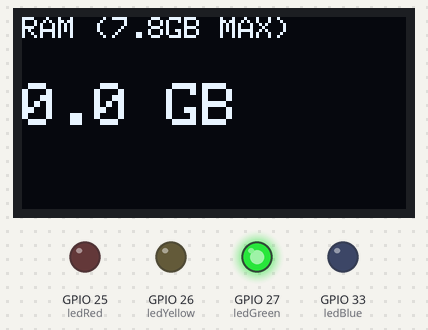
Bench run of a sketch on a simulated ESP32. On the bench: 128×64 one-colour display, output pins drawn as LEDs (lit = HIGH). WiFi joins after 1.5 s; servers stay silent unless stated; uploads are accepted with an empty reply.

Above: at 5.1 s.
At 15.1 s:
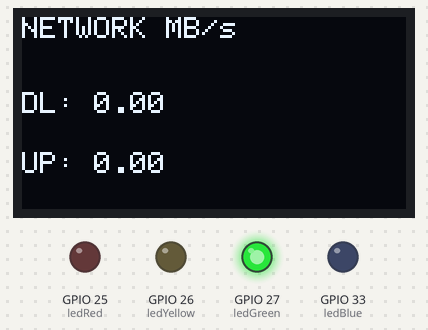
At 20.3 s:
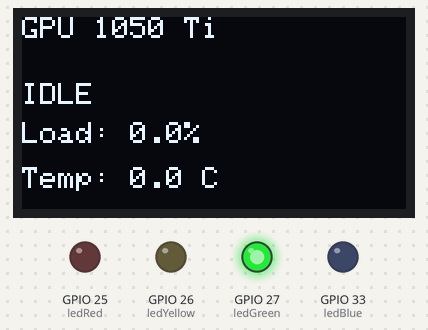
At 25.1 s:
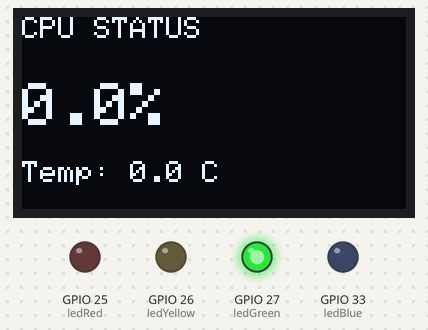
At 35.3 s:
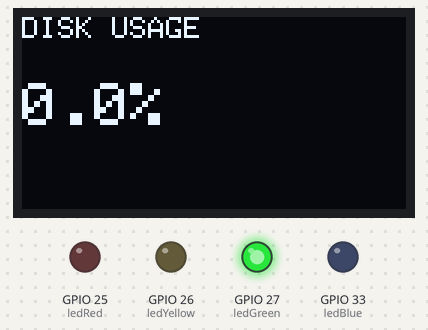

Measured:
- what the display in image 0 shows lasts 5.2 s, from 5.0 s to 10.2 s
- what the display in image 2 shows lasts 4.8 s, from 20.2 s to 25.0 s

The sketch:

esp32.ino
```cpp
#include <Wire.h>
#include <Adafruit_GFX.h>
#include <Adafruit_SSD1306.h>
#include <WiFi.h>
#include <HTTPClient.h>
#include <ArduinoJson.h>

#define SCREEN_WIDTH 128
#define SCREEN_HEIGHT 64
Adafruit_SSD1306 display(SCREEN_WIDTH, SCREEN_HEIGHT, &Wire, -1);

// --- CONFIGURATION ---
const char* ssid = "YOUR_WIFI_SSID";
const char* password = "YOUR_WIFI_PASSWORD";
const char* beszelIp = "YOUR_SERVER_IP";
const char* beszelEmail = "YOUR_API_EMAIL";
const char* beszelPassword = "YOUR_API_PASSWORD";
const char* systemName = "YOUR_SYSTEM_NAME";

// --- LED PINS ---
const int ledRed = 25;
const int ledYellow = 26;
const int ledGreen = 27;
const int ledBlue = 33;

// --- GLOBAL VARIABLES ---
String authToken = "";
unsigned long lastScreenChange = 0;
unsigned long lastDataUpdate = 0;
int currentScreen = 0;
float cpuUsage=0, cpuTemp=0, ramUsage=0, diskUsage=0, netDown=0, netUp=0, gpuUsage=0, gpuTemp=0;
bool gpuActive = false;
bool serverOnline = false;

// --- LED CONTROL ---
void updateLEDs() {
  if (WiFi.status() != WL_CONNECTED || !serverOnline) {
    digitalWrite(ledGreen, LOW);
    digitalWrite(ledYellow, LOW);
    digitalWrite(ledRed, HIGH);
    digitalWrite(ledBlue, LOW);
    return;
  }

  if (cpuUsage >= 85.0 || ramUsage >= 7.0) {
    digitalWrite(ledGreen, LOW);
    digitalWrite(ledYellow, LOW);
    digitalWrite(ledRed, HIGH);
  }
  else if (cpuUsage >= 50.0 || ramUsage >= 5.5) {
    digitalWrite(ledGreen, LOW);
    digitalWrite(ledYellow, HIGH);
    digitalWrite(ledRed, LOW);
  }
  else {
    digitalWrite(ledGreen, HIGH);
    digitalWrite(ledYellow, LOW);
    digitalWrite(ledRed, LOW);
  }

  if (gpuActive) {
    digitalWrite(ledBlue, HIGH);
  } else {
    digitalWrite(ledBlue, LOW);
  }
}

// --- DATA FETCHING ---
void fetchData() {
  // Free heap monitor to prevent fragmentation freeze
  if (ESP.getFreeHeap() < 20000) {
    Serial.println("Critical memory low! Triggering auto-restart...");
    delay(1000);
    ESP.restart();
  }

  if (WiFi.status() != WL_CONNECTED) {
    serverOnline = false;
    updateLEDs();
    return;
  }

  HTTPClient http;

  // Connection timeout limit to prevent hanging
  http.setTimeout(3000);

  if (authToken == "") {
    http.begin("http://" + String(beszelIp) + ":8090/api/collections/users/auth-with-password");
    http.addHeader("Content-Type", "application/json");
    String payload = "{\"identity\":\"" + String(beszelEmail) + "\",\"password\":\"" + String(beszelPassword) + "\"}";
    if (http.POST(payload) == 200) {
      DynamicJsonDocument doc(1024);
      deserializeJson(doc, http.getString());
      authToken = doc["token"].as<String>();
    }
    http.end();
  }

  String url = "http://" + String(beszelIp) + ":8090/api/collections/system_stats/records?sort=-created&perPage=1&filter=(system.name='" + String(systemName) + "')";
  http.begin(url);
  http.addHeader("Authorization", "Bearer " + authToken);

  if (http.GET() == 200) {
    serverOnline = true;
    DynamicJsonDocument doc(4096);
    deserializeJson(doc, http.getString());

    if (doc["items"].size() > 0) {
      JsonObject s = doc["items"][0]["stats"];

      cpuUsage = s["cpu"];
      cpuTemp = s["t"]["k10temp"];
      ramUsage = s["mu"];
      diskUsage = s["dp"];

      netDown = s["b"][1].as<float>() / 1024.0 / 1024.0;
      netUp = s["b"][0].as<float>() / 1024.0 / 1024.0;

      if (s.containsKey("g") && s["g"].containsKey("0")) {
        gpuUsage = s["g"]["0"]["u"];
        gpuTemp = s["t"]["GeForce GTX 1050 Ti"];
        gpuActive = (gpuUsage > 2.0);
      }
    }
  } else {
    serverOnline = false;
    authToken = "";
  }
  http.end();

  updateLEDs();
}

// --- DISPLAY UPDATES ---
void drawScreen() {
  display.clearDisplay();

  if (!serverOnline) {
    display.setTextSize(2);
    display.setTextColor(SSD1306_WHITE);
    display.setCursor(20, 25);
    display.print("OFFLINE");
    display.display();
    return;
  }

  display.setTextSize(1);
  display.setTextColor(SSD1306_WHITE);
  display.setCursor(0, 0);

  if (currentScreen == 0)      display.print("CPU STATUS");
  else if (currentScreen == 1) display.print("RAM (7.8GB MAX)");
  else if (currentScreen == 2) display.print("DISK USAGE");
  else if (currentScreen == 3) display.print("NETWORK MB/s");
  else if (currentScreen == 4) display.print("GPU 1050 Ti");

  display.setTextSize(2);
  display.setCursor(0, 22);

  if (currentScreen == 0) {
    display.print(cpuUsage, 1); display.print("%");
    display.setTextSize(1); display.setCursor(0, 48);
    display.print("Temp: "); display.print(cpuTemp, 1); display.print(" C");
  }
  else if (currentScreen == 1) {
    display.print(ramUsage, 1); display.print(" GB");
    display.fillRect(0, 48, map(constrain(ramUsage*10,0,78),0,78,0,128), 8, SSD1306_WHITE);
  }
  else if (currentScreen == 2) {
    display.print(diskUsage, 1); display.print("%");
    display.fillRect(0, 48, map(constrain(diskUsage,0,100),0,100,0,128), 8, SSD1306_WHITE);
  }
  else if (currentScreen == 3) {
    display.setTextSize(1);
    display.setCursor(0, 25); display.print("DL: "); display.print(netDown, 2);
    display.setCursor(0, 45); display.print("UP: "); display.print(netUp, 2);
  }
  else if (currentScreen == 4) {
    display.setTextSize(1); display.print(gpuActive ? "ACTIVE" : "IDLE");
    display.setCursor(0, 35); display.print("Load: "); display.print(gpuUsage, 1); display.print("%");
    display.setCursor(0, 50); display.print("Temp: "); display.print(gpuTemp, 1); display.print(" C");
  }
  display.display();
}

void setup() {
  Serial.begin(115200);

  pinMode(ledRed, OUTPUT);
  pinMode(ledYellow, OUTPUT);
  pinMode(ledGreen, OUTPUT);
  pinMode(ledBlue, OUTPUT);

  if(!display.begin(SSD1306_SWITCHCAPVCC, 0x3C)) { for(;;); }

  display.clearDisplay();
  display.setTextSize(1);
  display.setTextColor(SSD1306_WHITE);
  display.setCursor(0, 20);
  display.println("Connecting WiFi...");
  display.display();

  WiFi.begin(ssid, password);
  while (WiFi.status() != WL_CONNECTED) { delay(500); }

  fetchData();
}

void loop() {
  // Non-blocking Wi-Fi reconnection routine
  if (WiFi.status() != WL_CONNECTED) {
    WiFi.disconnect();
    WiFi.reconnect();
    unsigned long startTimeout = millis();
    while (WiFi.status() != WL_CONNECTED && (millis() - startTimeout < 3000)) {
      delay(100);
    }
  }

  unsigned long now = millis();
  if (now - lastDataUpdate >= 10000) { lastDataUpdate = now; fetchData(); }
  if (now - lastScreenChange >= 5000) { lastScreenChange = now; currentScreen++; if(currentScreen>4)currentScreen=0; drawScreen(); }
}
```
